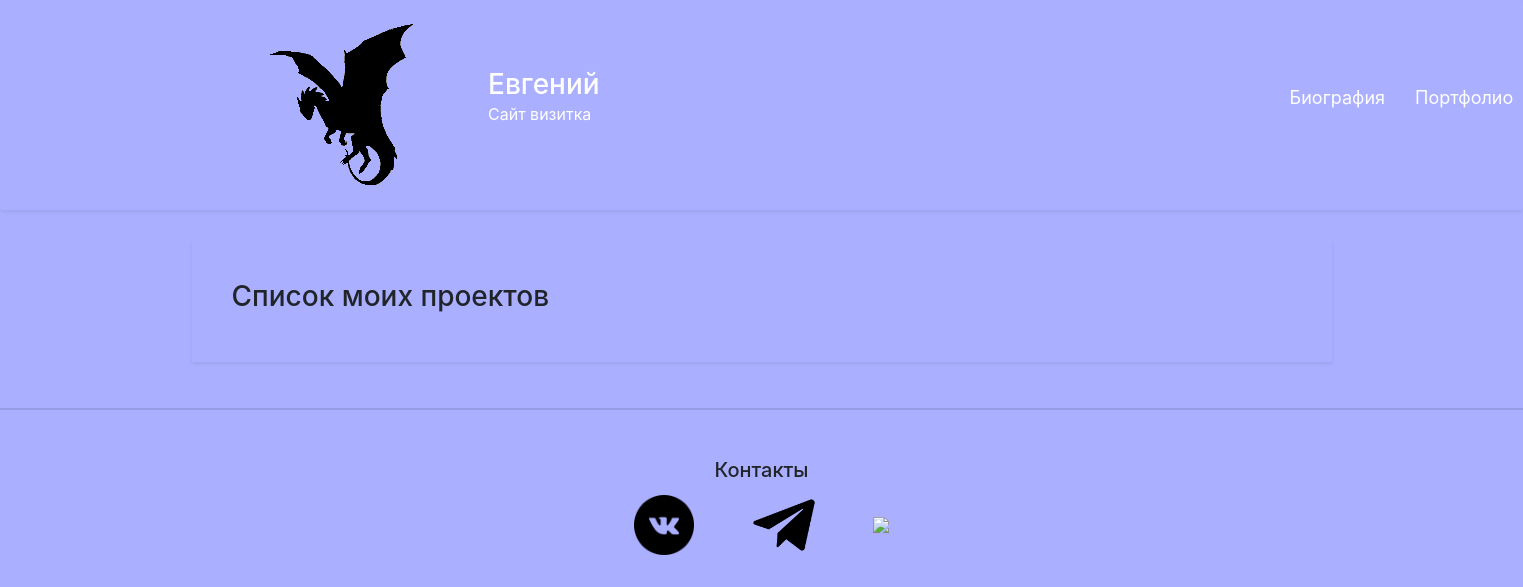
Before: /portfolio_list/ with the older database file.
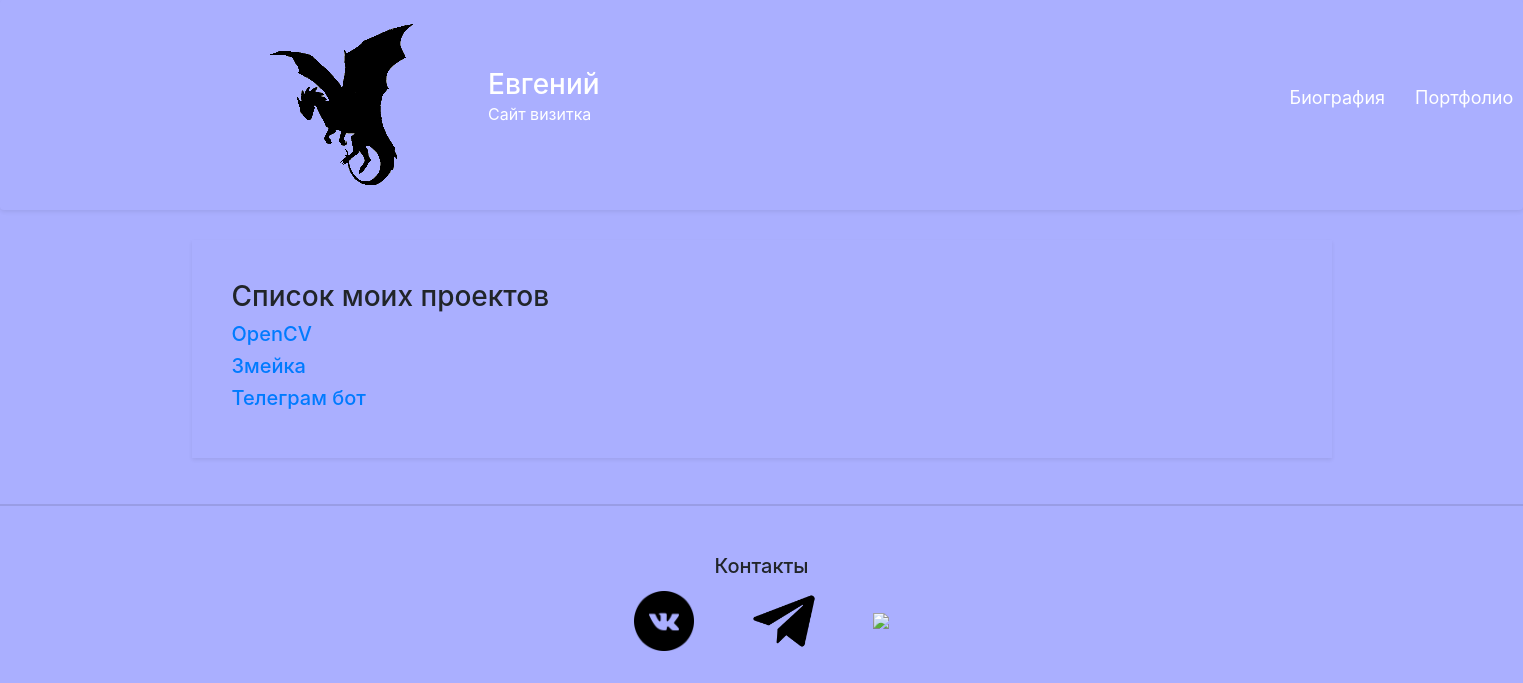
After: the same page with the newer database file.
### mainWindow/models.py (models this page shows)
class Portfolio(models.Model):
    title = models.CharField(max_length=255)
    text = models.TextField()

### mainWindow/views.py (the view)
# urls.py: path("portfolio_list/", views.portfolio_list, name="portfolio_list"),
def portfolio_list (request):
    data = {
        "title": "Портфолио",
        "portfolio": Portfolio.objects.all(),
    }
    return render(request, "portfolio_list.html", data)

### mainWindow/templates/portfolio_list.html (shortened to what this page needs)
{% extends 'include/main.html' %}
{% block main_section %}
<h3> Список моих проектов </h3>
{% endblock main_section %}

### mainWindow/templates/include/main.html (shortened to what this page needs)
{% load static %}
<!DOCTYPE html>
<html lang="en">
    <head>
        <link rel="stylesheet" href="https://stackpath.bootstrapcdn.com/bootstrap/4.5.0/css/bootstrap.min.css">
        <link rel="stylesheet" href="{% static 'mainWindow/css/main.css' %}">
    </head>
    <body class="new_body">
        <header class="d-flex align-items-center text-white bg-purple rounded shadow-sm main_header">
            <a href="{% url 'home' %}" class="remove_link_decoration">
                <img src="{% static 'mainWindow/image/dracon_logo.png' %}">
            </a>
            <div class="lh-1">
                <a href="{% url 'home' %}" class="remove_link_decoration">
                    <h1 class="h3 mb-0 text-white lh-1">Евгений</h1>
                </a>
                <p>Сайт визитка</p>
            </div>
            <div class="links_for_header">
                <a href="{% url 'biography' %}" class="header_links"><p>Биография</p></a>
                <a href="{% url 'portfolio_list' %}" class="header_links"><p>Портфолио</p></a>
            </div>
        </header>
        <main class="container main_part shadow-sm">
            {% block main_section %}
            {% endblock %}
        </main>
        <footer class="row-cols-1 row-cols-sm-2 row-cols-md-3 py-5 my-5 main_footer">
            <div class="">
                <h5>Контакты</h5>
                <div class="footer_div_img">
                    <a href="https://vk.com/id204944793"><img src="{% static 'mainWindow/image/Vk_logo.png' %}" width="60px"></a>
                    <a href="https://t.me/Kruglikeugen"><img src="{% static 'mainWindow/image/TL_logo.png' %}" width="70px"></a>
                    <a href="https://discordapp.com/users/393862844422160407"><img src="{% static 'mainWindow/image/Disc_logo.png' %}" width="70px"></a>
                </div>
            </div>
        </footer>
    </body>
</html>

### mainWindow/static/mainWindow/css/main.css (style rules this page uses)
.new_body { background-color: #aaafff; }
.links_for_header { margin-left: 660px; display: flex; }
.header_links { text-decoration: none; margin-left: 30px; color: inherit; font-size: 18px; }
.main_header { height: 210px; padding-left: 200px; margin-bottom: 30px; }
.main_part { padding: 40px; width: 100%; }
.main_footer { width: 100%; text-align: -webkit-center; box-shadow: 0px -2px rgba(0,0,0, 0.1); }
.footer_div_img { margin-top: 5px; margin-left: -50px; margin-bottom: 8px; }
.footer_div_img img { margin-left: 50px; }
.remove_link_decoration { text-decoration: none; color: inherit; }

Changed rows visible on the page:
added Portfolio: title+text "OpenCV"
added Portfolio: title+text "Змейка"
added Portfolio: title+text "Телеграм бот"
